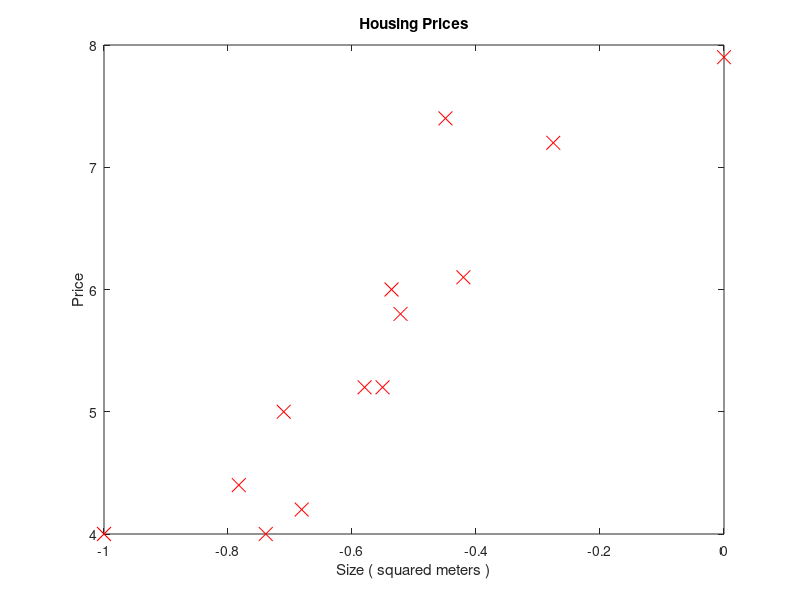

The MATLAB source for this figure: (Note: this script raises an error after producing the figure.)
% Load the dataset (! Tab delimiter if only numerical !)dataSet = load('./data/unemployment.txt');% Extract Input/Outputx = dataSet(:,1);y = dataSet(:,2);% If Feature normalizationnormalization = true;% Applying mean normalization to our datasetif (normalization)    maxX = max(x);    minX = min(x);    x = (x - maxX) / (maxX - minX);end% Adding a column of ones to the beginning of the 'x' matrixx = [ones(length(x), 1) x];% Plotting the datasetfigure;plot(x(:, 2), y, 'rx', 'MarkerSize', 10);xlabel('Size ( squared meters )');ylabel('Price');title('Housing Prices');% Running gradient descent on the data% 'x' is our input matrix% 'y' is our output matrix% 'parameters' is a matrix containing our initial theta and slopeparameters = [0; 0];learningRate = 0.1;repetition = 1500;[parameters, costHistory] = gradient(x, y, parameters, learningRate, repetition);% Plotting our final hypothesisfigure;plot(min(x(:, 2)):max(x(:, 2)), parameters(1) + parameters(2) * (min(x(:, 2)):max(x(:, 2))));hold on;% Plotting the dataset on the same figureplot(x(:, 2), y, 'rx', 'MarkerSize', 10);% Plotting our cost function on a different figure to see how we didfigure;plot(costHistory, 1:repetition);% Finally predicting the output of the provided inputinput = 120;if (normalization)    input = (input - maxX) / (maxX - minX);endoutput = parameters(1) + parameters(2) * input;disp(output);